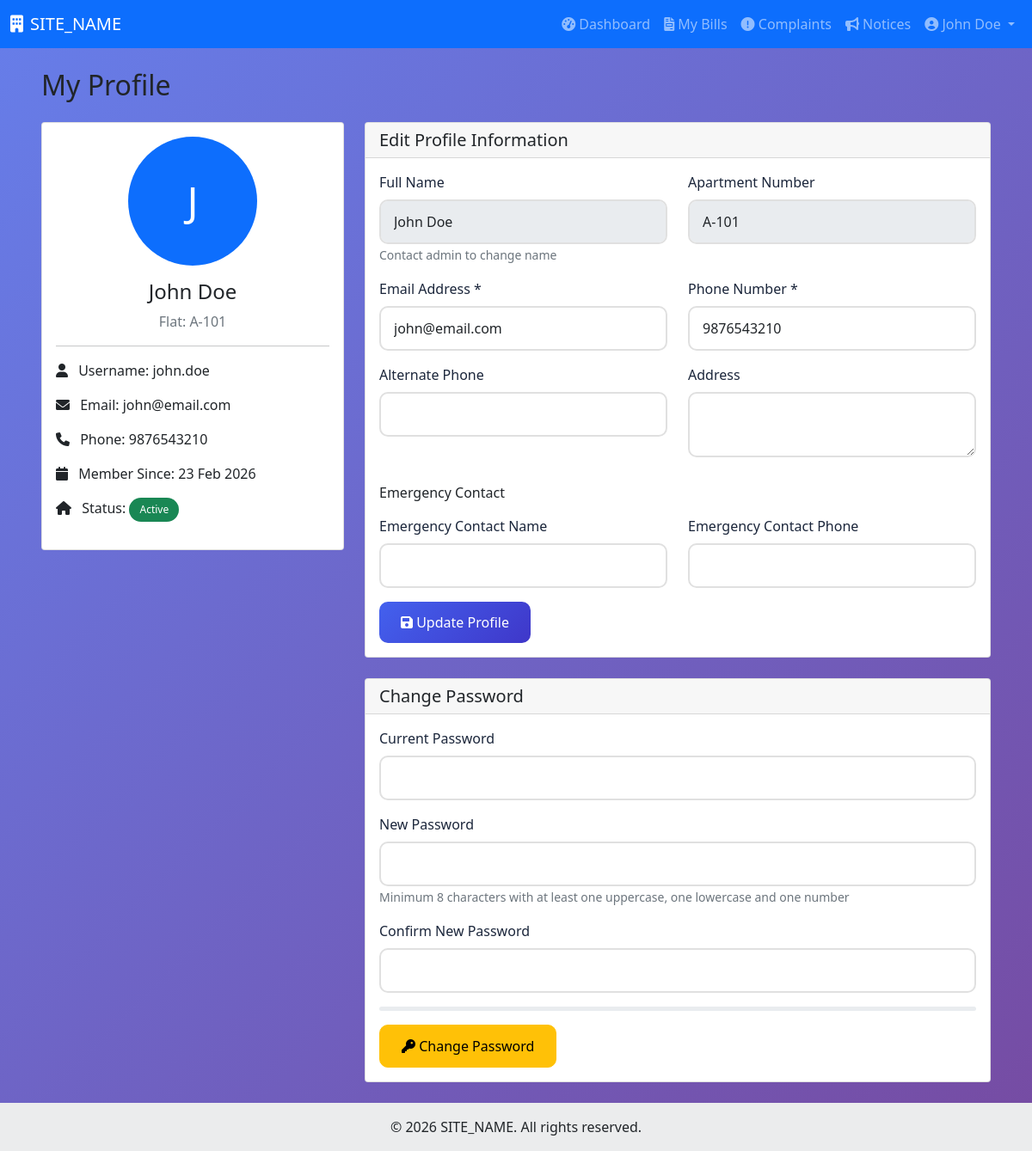
Page /resident/profile.php (signed in) on the committed database.
### tables this page shows
CREATE TABLE residents (
    id INT PRIMARY KEY AUTO_INCREMENT,
    username VARCHAR(50) UNIQUE NOT NULL,
    email VARCHAR(100) UNIQUE NOT NULL,
    password VARCHAR(255) NOT NULL,
    full_name VARCHAR(100) NOT NULL,
    apartment_number VARCHAR(20) UNIQUE NOT NULL,
    phone VARCHAR(15),
    address TEXT,
    emergency_contact VARCHAR(100),
    emergency_phone VARCHAR(15),
    profile_pic VARCHAR(255),
    reset_token VARCHAR(255),
    reset_expires DATETIME,
    last_login DATETIME,
    status ENUM('active', 'inactive', 'blocked') DEFAULT 'active',
    created_at TIMESTAMP DEFAULT CURRENT_TIMESTAMP,
    updated_at TIMESTAMP DEFAULT CURRENT_TIMESTAMP ON UPDATE CURRENT_TIMESTAMP
);

### resident/profile.php (the view, shortened to what this page needs)
<?php
require_once '../includes/config.php';
$resident_id = $_SESSION['user_id'];
$resident = $conn->query("SELECT * FROM residents WHERE id = $resident_id")->fetch_assoc();
include '../includes/header.php';
?>
<div class="container-fluid px-4">
    <h2 class="mb-4">My Profile</h2>
    <div class="row">
        <div class="col-md-4 mb-4">
            <div class="card">
                <div class="card-body text-center">
                    <div class="mb-3">
                        <?php if($resident['profile_pic']): ?>
                            <img src="<?php echo SITE_URL; ?>/uploads/<?php echo $resident['profile_pic']; ?>"
                                 class="rounded-circle img-fluid" style="width: 150px; height: 150px; object-fit: cover;">
                        <?php else: ?>
                            <div class="bg-primary text-white rounded-circle d-flex align-items-center justify-content-center mx-auto"
                                 style="width: 150px; height: 150px; font-size: 48px;">
                                <?php echo strtoupper(substr($resident['full_name'], 0, 1)); ?>
                            </div>
                        <?php endif; ?>
                    </div>
                    <h4><?php echo htmlspecialchars($resident['full_name']); ?></h4>
                    <p class="text-muted">Flat: <?php echo $resident['apartment_number']; ?></p>
                    <hr>
                    <div class="text-start">
                        <p><i class="fas fa-user me-2"></i> Username: <?php echo $resident['username']; ?></p>
                        <p><i class="fas fa-envelope me-2"></i> Email: <?php echo $resident['email']; ?></p>
                        <p><i class="fas fa-phone me-2"></i> Phone: <?php echo $resident['phone'] ?: 'Not provided'; ?></p>
                        <p><i class="fas fa-calendar me-2"></i> Member Since: <?php echo date('d M Y', strtotime($resident['created_at'])); ?></p>
                        <p><i class="fas fa-home me-2"></i> Status:
                            <span class="badge bg-<?php echo $resident['status'] == 'active' ? 'success' : 'warning'; ?>">
                                <?php echo ucfirst($resident['status']); ?>
                            </span>
                        </p>
                    </div>
                </div>
            </div>
        </div>
        <div class="col-md-8">
            <div class="card mb-4">
                <div class="card-header">
                    <h5 class="mb-0">Edit Profile Information</h5>
                </div>
                <div class="card-body">
                    <form method="POST">
                        <div class="row">
                            <div class="col-md-6 mb-3">
                                <label class="form-label">Full Name</label>
                                <input type="text" class="form-control" value="<?php echo htmlspecialchars($resident['full_name']); ?>" disabled>
                                <small class="text-muted">Contact admin to change name</small>
                            </div>
                            <div class="col-md-6 mb-3">
                                <label class="form-label">Apartment Number</label>
                                <input type="text" class="form-control" value="<?php echo $resident['apartment_number']; ?>" disabled>
                            </div>
                        </div>
                        <div class="row">
                            <div class="col-md-6 mb-3">
                                <label class="form-label">Email Address *</label>
                                <input type="email" name="email" class="form-control" value="<?php echo htmlspecialchars($resident['email']); ?>" required>
                            </div>
                            <div class="col-md-6 mb-3">
                                <label class="form-label">Phone Number *</label>
                                <input type="tel" name="phone" class="form-control" value="<?php echo htmlspecialchars($resident['phone']); ?>" required>
                            </div>
                        </div>
                        <div class="row">
                            <div class="col-md-6 mb-3">
                                <label class="form-label">Alternate Phone</label>
                                <input type="tel" name="alternate_phone" class="form-control" value="<?php echo htmlspecialchars($resident['alternate_phone']); ?>">
                            </div>
                            <div class="col-md-6 mb-3">
                                <label class="form-label">Address</label>
                                <textarea name="address" class="form-control" rows="2"><?php echo htmlspecialchars($resident['address']); ?></textarea>
                            </div>
                        </div>
                        <h6 class="mt-3 mb-3">Emergency Contact</h6>
                        <div class="row">
                            <div class="col-md-6 mb-3">
                                <label class="form-label">Emergency Contact Name</label>
                                <input type="text" name="emergency_contact_name" class="form-control" value="<?php echo htmlspecialchars($resident['emergency_contact_name']); ?>">
                            </div>
                            <div class="col-md-6 mb-3">
                                <label class="form-label">Emergency Contact Phone</label>
                                <input type="tel" name="emergency_contact_phone" class="form-control" value="<?php echo htmlspecialchars($resident['emergency_contact_phone']); ?>">
                            </div>
                        </div>
                        <button type="submit" name="update_profile" class="btn btn-primary">
                            <i class="fas fa-save"></i> Update Profile
                        </button>
                    </form>
                </div>
            </div>
            <div class="card">
                <div class="card-header">
                    <h5 class="mb-0">Change Password</h5>
                </div>
                <div class="card-body">
                    <form method="POST">
                        <div class="mb-3">
                            <label class="form-label">Current Password</label>
                            <input type="password" name="current_password" class="form-control" required>
                        </div>
                        <div class="mb-3">
                            <label class="form-label">New Password</label>
                            <input type="password" name="new_password" class="form-control" required
                                   minlength="8" id="new_password">
                            <small class="text-muted">Minimum 8 characters with at least one uppercase, one lowercase and one number</small>
                        </div>
                        <div class="mb-3">
                            <label class="form-label">Confirm New Password</label>
                            <input type="password" name="confirm_password" class="form-control" required
                                   id="confirm_password">
                        </div>
                        <div class="password-strength mb-3">
                            <div class="progress" style="height: 5px;">
                            </div>
                        </div>
                        <button type="submit" name="change_password" class="btn btn-warning" id="password_btn">
                            <i class="fas fa-key"></i> Change Password
                        </button>
                    </form>
                </div>
            </div>
        </div>
    </div>
</div>
<?php include '../includes/footer.php'; ?>

### assets/css/js/images/style.css (style rules this page uses)
:root { --primary-color: #4361ee; --secondary-color: #3f37c9; --success-color: #4cc9f0; --danger-color: #f72585; --warning-color: #f8961e; --info-color: #4895ef; --dark-color: #1b263b; --light-color: #f8f9fa; }
* { margin: 0; padding: 0; box-sizing: border-box; }
body { font-family: 'Segoe UI', Tahoma, Geneva, Verdana, sans-serif; background: linear-gradient(135deg, #667eea 0%, #764ba2 100%); min-height: 100vh; display: flex; flex-direction: column; }
.badge { padding: 8px 12px; border-radius: 30px; font-weight: 500; font-size: 12px; }
.form-label { font-weight: 500; color: var(--dark-color); margin-bottom: 8px; }
.form-control, .form-select { border: 2px solid #e0e0e0; border-radius: 10px; padding: 12px 15px; transition: all 0.3s; }
.btn { padding: 12px 25px; border-radius: 10px; font-weight: 500; transition: all 0.3s; }
.btn-primary { background: linear-gradient(135deg, var(--primary-color), var(--secondary-color)); border: none; color: white; }

### rows in the picture
residents: full_name "J", full_name "John Doe", apartment_number "A-101", username "john.doe", email "john@email.com", phone "9876543210", created_at "23 Feb 2026", status "Active"

### other values in the picture
SITE_NAME "SITE_NAME"
$_SESSION['user_name'] "John Doe"
